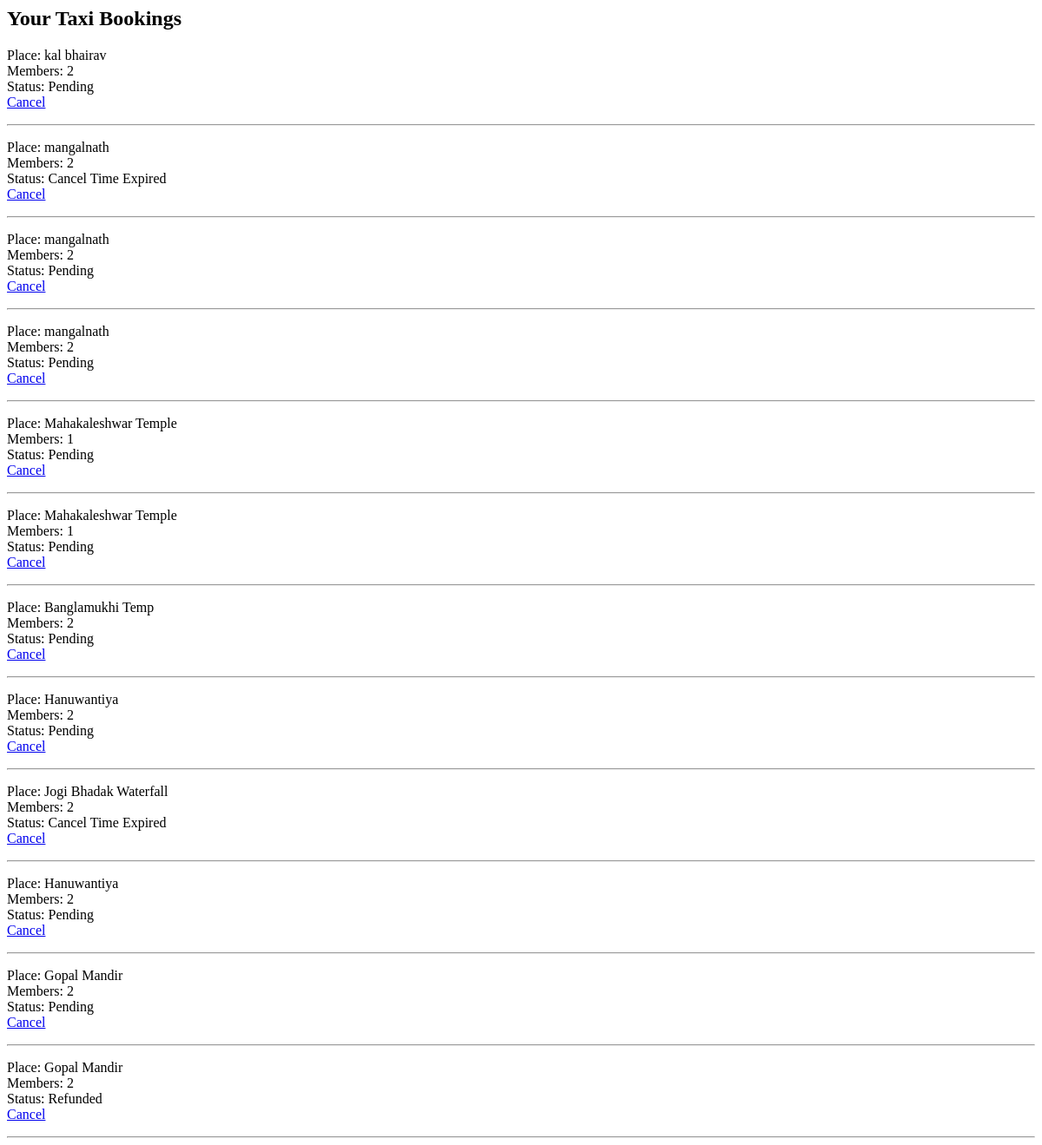
The page /taxi_history on the database as committed earlier.
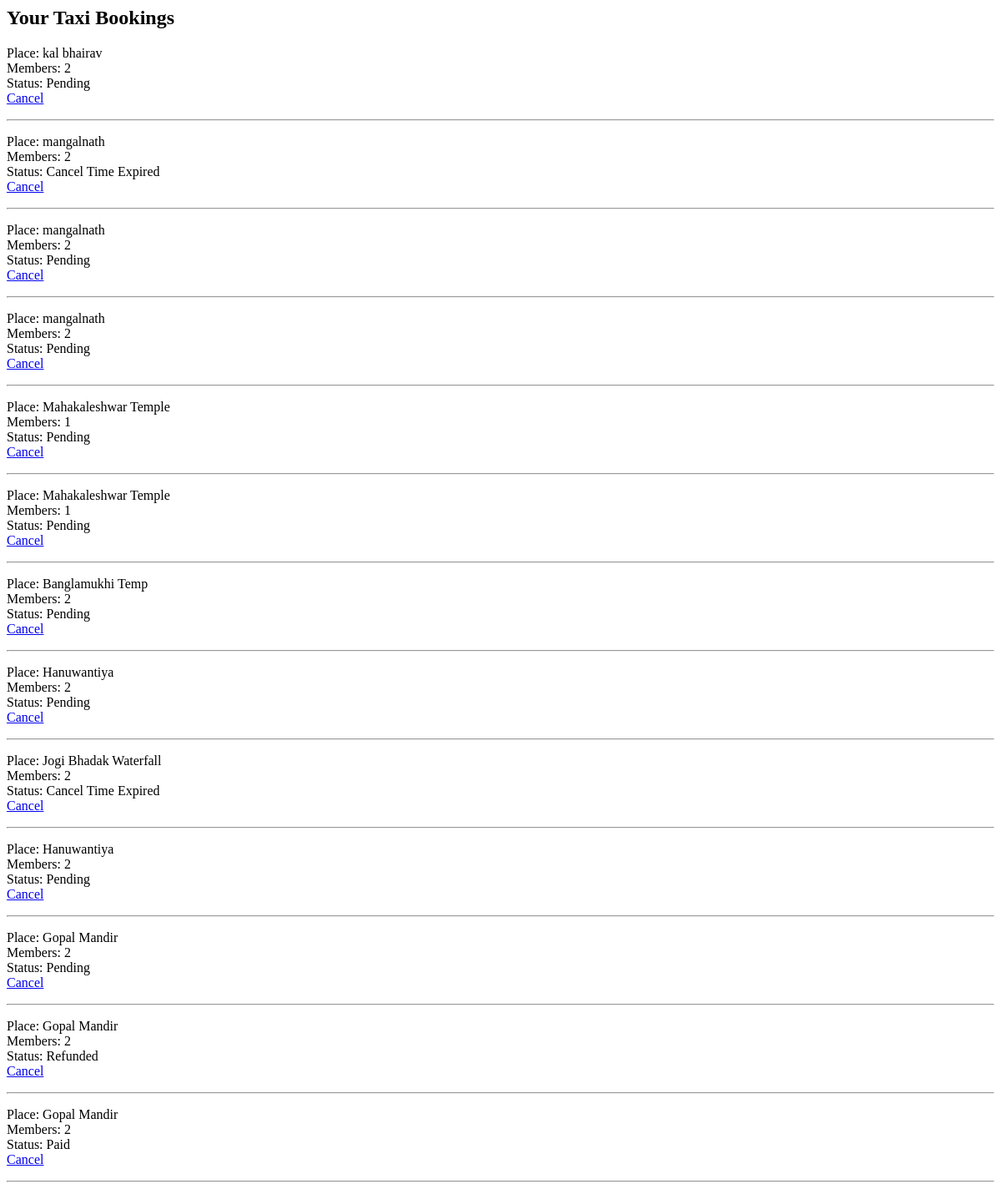
The same page on the database as committed later.
### myapp/models.py (models this page shows, shortened)
class Booknow(models.Model):
    id = models.AutoField(primary_key=True)
    place = models.CharField(max_length=100)
    member_count = models.IntegerField()
    event_date = models.DateField()
    payment_status = models.CharField(max_length=20, default="Pending")
    paypal_order_id = models.CharField(max_length=200, null=True, blank=True)
    paypal_capture_id = models.CharField(max_length=200, null= True, blank = True)
    created_at = models.DateTimeField(auto_now_add=True)

### myapp/views.py (the view)
# urls.py: path('taxi_history', views.taxi_history, name='taxi_history'),
def taxi_history(request):
    bookings = Booknow.objects.all()
    return render(request, "taxi_history.html", {"bookings": bookings})

### templates/taxi_history.html
{% load static %}
<h2>Your Taxi Bookings</h2>
{% for b in bookings %}
<p>
Place: {{b.place}} <br>
Members: {{b.member_count}} <br>
Status: {{b.payment_status}} <br>
<a href="/taxi_cancel/{{b.id}}">Cancel</a>
</p>
<hr>
{% endfor %}

Rows that differ between the two databases and show on the page:
added Booknow: place "Gopal Mandir", member_count "2", payment_status "Paid"
